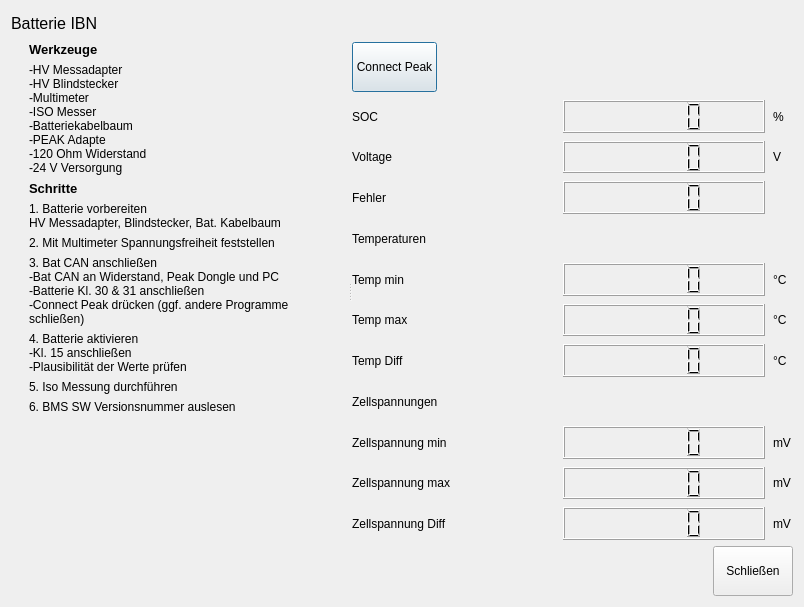
<?xml version="1.0" encoding="UTF-8"?>
<ui version="4.0">
 <class>BatterieIBN</class>
 <widget class="QDialog" name="BatterieIBN">
  <property name="geometry">
   <rect>
    <x>0</x>
    <y>0</y>
    <width>804</width>
    <height>476</height>
   </rect>
  </property>
  <property name="windowTitle">
   <string>Dialog</string>
  </property>
  <layout class="QVBoxLayout" name="verticalLayout_2">
   <item>
    <widget class="QLabel" name="label">
     <property name="minimumSize">
      <size>
       <width>150</width>
       <height>25</height>
      </size>
     </property>
     <property name="maximumSize">
      <size>
       <width>150</width>
       <height>25</height>
      </size>
     </property>
     <property name="font">
      <font>
       <pointsize>12</pointsize>
      </font>
     </property>
     <property name="text">
      <string>Batterie IBN</string>
     </property>
    </widget>
   </item>
   <item>
    <widget class="QSplitter" name="splitter">
     <property name="orientation">
      <enum>Qt::Horizontal</enum>
     </property>
     <widget class="QWidget" name="verticalLayoutWidget">
      <layout class="QVBoxLayout" name="verticalLayout">
       <item>
        <layout class="QGridLayout" name="gridLayout_2">
         <item row="0" column="0">
          <widget class="QLabel" name="label_25">
           <property name="sizePolicy">
            <sizepolicy hsizetype="Minimum" vsizetype="Minimum">
             <horstretch>0</horstretch>
             <verstretch>0</verstretch>
            </sizepolicy>
           </property>
           <property name="minimumSize">
            <size>
             <width>150</width>
             <height>0</height>
            </size>
           </property>
           <property name="maximumSize">
            <size>
             <width>300</width>
             <height>16777215</height>
            </size>
           </property>
           <property name="font">
            <font>
             <pointsize>10</pointsize>
             <weight>75</weight>
             <bold>true</bold>
            </font>
           </property>
           <property name="text">
            <string>Werkzeuge</string>
           </property>
           <property name="wordWrap">
            <bool>true</bool>
           </property>
          </widget>
         </item>
         <item row="1" column="0">
          <widget class="QLabel" name="label_26">
           <property name="sizePolicy">
            <sizepolicy hsizetype="Minimum" vsizetype="Minimum">
             <horstretch>0</horstretch>
             <verstretch>0</verstretch>
            </sizepolicy>
           </property>
           <property name="minimumSize">
            <size>
             <width>150</width>
             <height>0</height>
            </size>
           </property>
           <property name="maximumSize">
            <size>
             <width>300</width>
             <height>16777215</height>
            </size>
           </property>
           <property name="text">
            <string>-HV Messadapter
-HV Blindstecker
-Multimeter
-ISO Messer
-Batteriekabelbaum
-PEAK Adapte
-120 Ohm Widerstand
-24 V Versorgung</string>
           </property>
           <property name="wordWrap">
            <bool>true</bool>
           </property>
          </widget>
         </item>
         <item row="7" column="0">
          <widget class="QLabel" name="label_28">
           <property name="sizePolicy">
            <sizepolicy hsizetype="Minimum" vsizetype="Minimum">
             <horstretch>0</horstretch>
             <verstretch>0</verstretch>
            </sizepolicy>
           </property>
           <property name="minimumSize">
            <size>
             <width>150</width>
             <height>0</height>
            </size>
           </property>
           <property name="maximumSize">
            <size>
             <width>300</width>
             <height>16777215</height>
            </size>
           </property>
           <property name="text">
            <string>5. Iso Messung durchführen</string>
           </property>
           <property name="wordWrap">
            <bool>true</bool>
           </property>
          </widget>
         </item>
         <item row="2" column="0">
          <widget class="QLabel" name="label_21">
           <property name="sizePolicy">
            <sizepolicy hsizetype="Minimum" vsizetype="Minimum">
             <horstretch>0</horstretch>
             <verstretch>0</verstretch>
            </sizepolicy>
           </property>
           <property name="minimumSize">
            <size>
             <width>150</width>
             <height>0</height>
            </size>
           </property>
           <property name="maximumSize">
            <size>
             <width>300</width>
             <height>16777215</height>
            </size>
           </property>
           <property name="font">
            <font>
             <pointsize>10</pointsize>
             <weight>75</weight>
             <bold>true</bold>
            </font>
           </property>
           <property name="text">
            <string>Schritte</string>
           </property>
           <property name="wordWrap">
            <bool>true</bool>
           </property>
          </widget>
         </item>
         <item row="3" column="0">
          <widget class="QLabel" name="label_22">
           <property name="sizePolicy">
            <sizepolicy hsizetype="Minimum" vsizetype="Minimum">
             <horstretch>0</horstretch>
             <verstretch>0</verstretch>
            </sizepolicy>
           </property>
           <property name="minimumSize">
            <size>
             <width>150</width>
             <height>0</height>
            </size>
           </property>
           <property name="maximumSize">
            <size>
             <width>300</width>
             <height>16777215</height>
            </size>
           </property>
           <property name="text">
            <string>1. Batterie vorbereiten
HV Messadapter, Blindstecker, Bat. Kabelbaum</string>
           </property>
           <property name="wordWrap">
            <bool>true</bool>
           </property>
          </widget>
         </item>
         <item row="4" column="0">
          <widget class="QLabel" name="label_24">
           <property name="sizePolicy">
            <sizepolicy hsizetype="Minimum" vsizetype="Minimum">
             <horstretch>0</horstretch>
             <verstretch>0</verstretch>
            </sizepolicy>
           </property>
           <property name="minimumSize">
            <size>
             <width>150</width>
             <height>0</height>
            </size>
           </property>
           <property name="maximumSize">
            <size>
             <width>300</width>
             <height>16777215</height>
            </size>
           </property>
           <property name="text">
            <string>2. Mit Multimeter Spannungsfreiheit feststellen</string>
           </property>
           <property name="wordWrap">
            <bool>true</bool>
           </property>
          </widget>
         </item>
         <item row="9" column="0">
          <spacer name="verticalSpacer">
           <property name="minimumSize">
            <size>
             <width>150</width>
             <height>0</height>
            </size>
           </property>
           <property name="maximumSize">
            <size>
             <width>300</width>
             <height>16777215</height>
            </size>
           </property>
           <property name="orientation">
            <enum>Qt::Vertical</enum>
           </property>
           <property name="sizeHint" stdset="0">
            <size>
             <width>20</width>
             <height>40</height>
            </size>
           </property>
          </spacer>
         </item>
         <item row="5" column="0">
          <widget class="QLabel" name="label_23">
           <property name="sizePolicy">
            <sizepolicy hsizetype="Minimum" vsizetype="Minimum">
             <horstretch>0</horstretch>
             <verstretch>0</verstretch>
            </sizepolicy>
           </property>
           <property name="minimumSize">
            <size>
             <width>150</width>
             <height>0</height>
            </size>
           </property>
           <property name="maximumSize">
            <size>
             <width>300</width>
             <height>16777215</height>
            </size>
           </property>
           <property name="text">
            <string>3. Bat CAN anschließen
-Bat CAN an Widerstand, Peak Dongle und PC
-Batterie Kl. 30 &amp; 31 anschließen
-Connect Peak drücken (ggf. andere Programme schließen)</string>
           </property>
           <property name="wordWrap">
            <bool>true</bool>
           </property>
          </widget>
         </item>
         <item row="6" column="0">
          <widget class="QLabel" name="label_27">
           <property name="sizePolicy">
            <sizepolicy hsizetype="Minimum" vsizetype="Minimum">
             <horstretch>0</horstretch>
             <verstretch>0</verstretch>
            </sizepolicy>
           </property>
           <property name="minimumSize">
            <size>
             <width>150</width>
             <height>0</height>
            </size>
           </property>
           <property name="maximumSize">
            <size>
             <width>300</width>
             <height>16777215</height>
            </size>
           </property>
           <property name="text">
            <string>4. Batterie aktivieren
-Kl. 15 anschließen
-Plausibilität der Werte prüfen</string>
           </property>
           <property name="wordWrap">
            <bool>true</bool>
           </property>
          </widget>
         </item>
         <item row="8" column="0">
          <widget class="QLabel" name="label_29">
           <property name="sizePolicy">
            <sizepolicy hsizetype="Minimum" vsizetype="Minimum">
             <horstretch>0</horstretch>
             <verstretch>0</verstretch>
            </sizepolicy>
           </property>
           <property name="minimumSize">
            <size>
             <width>150</width>
             <height>0</height>
            </size>
           </property>
           <property name="maximumSize">
            <size>
             <width>300</width>
             <height>16777215</height>
            </size>
           </property>
           <property name="text">
            <string>6. BMS SW Versionsnummer auslesen</string>
           </property>
           <property name="wordWrap">
            <bool>true</bool>
           </property>
          </widget>
         </item>
        </layout>
       </item>
      </layout>
     </widget>
     <widget class="QWidget" name="gridLayoutWidget">
      <layout class="QGridLayout" name="gridLayout">
       <property name="sizeConstraint">
        <enum>QLayout::SetMaximumSize</enum>
       </property>
       <property name="spacing">
        <number>8</number>
       </property>
       <item row="9" column="0">
        <widget class="QLabel" name="label_9">
         <property name="text">
          <string>Zellspannung min</string>
         </property>
        </widget>
       </item>
       <item row="11" column="0">
        <widget class="QLabel" name="label_15">
         <property name="text">
          <string>Zellspannung Diff</string>
         </property>
        </widget>
       </item>
       <item row="3" column="0">
        <widget class="QLabel" name="label_11">
         <property name="text">
          <string>Fehler</string>
         </property>
        </widget>
       </item>
       <item row="10" column="0">
        <widget class="QLabel" name="label_10">
         <property name="text">
          <string>Zellspannung max</string>
         </property>
        </widget>
       </item>
       <item row="11" column="1">
        <widget class="QLCDNumber" name="lcdNumber_CellVoltageDiff"/>
       </item>
       <item row="8" column="0">
        <widget class="QLabel" name="label_13">
         <property name="text">
          <string>Zellspannungen</string>
         </property>
        </widget>
       </item>
       <item row="11" column="2">
        <widget class="QLabel" name="label_20">
         <property name="text">
          <string>mV</string>
         </property>
        </widget>
       </item>
       <item row="0" column="0" colspan="3">
        <layout class="QHBoxLayout" name="horizontalLayout_2">
         <item>
          <widget class="QPushButton" name="pushButton_ConnectPEAK">
           <property name="minimumSize">
            <size>
             <width>50</width>
             <height>50</height>
            </size>
           </property>
           <property name="text">
            <string>Connect Peak</string>
           </property>
          </widget>
         </item>
         <item>
          <spacer name="horizontalSpacer_2">
           <property name="orientation">
            <enum>Qt::Horizontal</enum>
           </property>
           <property name="sizeType">
            <enum>QSizePolicy::Expanding</enum>
           </property>
           <property name="sizeHint" stdset="0">
            <size>
             <width>40</width>
             <height>20</height>
            </size>
           </property>
          </spacer>
         </item>
        </layout>
       </item>
       <item row="10" column="2">
        <widget class="QLabel" name="label_19">
         <property name="text">
          <string>mV</string>
         </property>
        </widget>
       </item>
       <item row="2" column="0">
        <widget class="QLabel" name="label_4">
         <property name="text">
          <string>Voltage</string>
         </property>
        </widget>
       </item>
       <item row="1" column="0">
        <widget class="QLabel" name="label_2">
         <property name="text">
          <string>SOC</string>
         </property>
        </widget>
       </item>
       <item row="5" column="2">
        <widget class="QLabel" name="label_7">
         <property name="text">
          <string>°C</string>
         </property>
        </widget>
       </item>
       <item row="7" column="0">
        <widget class="QLabel" name="label_14">
         <property name="text">
          <string>Temp Diff</string>
         </property>
        </widget>
       </item>
       <item row="3" column="1">
        <widget class="QLCDNumber" name="lcdNumber_Fehler"/>
       </item>
       <item row="2" column="1">
        <widget class="QLCDNumber" name="lcdNumber_Voltage"/>
       </item>
       <item row="9" column="2">
        <widget class="QLabel" name="label_18">
         <property name="text">
          <string>mV</string>
         </property>
        </widget>
       </item>
       <item row="1" column="1">
        <widget class="QLCDNumber" name="lcdNumber_SOC"/>
       </item>
       <item row="6" column="0">
        <widget class="QLabel" name="label_8">
         <property name="text">
          <string>Temp max</string>
         </property>
        </widget>
       </item>
       <item row="6" column="2">
        <widget class="QLabel" name="label_16">
         <property name="text">
          <string>°C</string>
         </property>
        </widget>
       </item>
       <item row="5" column="1">
        <widget class="QLCDNumber" name="lcdNumber_TempMin"/>
       </item>
       <item row="7" column="1">
        <widget class="QLCDNumber" name="lcdNumber_TempDiff"/>
       </item>
       <item row="10" column="1">
        <widget class="QLCDNumber" name="lcdNumber_CellVoltageMax"/>
       </item>
       <item row="5" column="0">
        <widget class="QLabel" name="label_6">
         <property name="text">
          <string>Temp min</string>
         </property>
        </widget>
       </item>
       <item row="2" column="2">
        <widget class="QLabel" name="label_5">
         <property name="text">
          <string>V</string>
         </property>
        </widget>
       </item>
       <item row="7" column="2">
        <widget class="QLabel" name="label_17">
         <property name="text">
          <string>°C</string>
         </property>
        </widget>
       </item>
       <item row="1" column="2">
        <widget class="QLabel" name="label_3">
         <property name="maximumSize">
          <size>
           <width>20</width>
           <height>16777215</height>
          </size>
         </property>
         <property name="text">
          <string>%</string>
         </property>
        </widget>
       </item>
       <item row="6" column="1">
        <widget class="QLCDNumber" name="lcdNumber_TempMax"/>
       </item>
       <item row="4" column="0">
        <widget class="QLabel" name="label_12">
         <property name="text">
          <string>Temperaturen</string>
         </property>
        </widget>
       </item>
       <item row="9" column="1">
        <widget class="QLCDNumber" name="lcdNumber_CellVoltageMin"/>
       </item>
      </layout>
     </widget>
    </widget>
   </item>
   <item>
    <layout class="QHBoxLayout" name="horizontalLayout">
     <item>
      <spacer name="horizontalSpacer">
       <property name="orientation">
        <enum>Qt::Horizontal</enum>
       </property>
       <property name="sizeType">
        <enum>QSizePolicy::Expanding</enum>
       </property>
       <property name="sizeHint" stdset="0">
        <size>
         <width>40</width>
         <height>20</height>
        </size>
       </property>
      </spacer>
     </item>
     <item>
      <widget class="QPushButton" name="pushButton_close">
       <property name="minimumSize">
        <size>
         <width>50</width>
         <height>50</height>
        </size>
       </property>
       <property name="text">
        <string>Schließen</string>
       </property>
      </widget>
     </item>
    </layout>
   </item>
  </layout>
 </widget>
 <resources/>
 <connections>
  <connection>
   <sender>pushButton_close</sender>
   <signal>clicked()</signal>
   <receiver>BatterieIBN</receiver>
   <slot>close()</slot>
   <hints>
    <hint type="sourcelabel">
     <x>768</x>
     <y>428</y>
    </hint>
    <hint type="destinationlabel">
     <x>798</x>
     <y>431</y>
    </hint>
   </hints>
  </connection>
 </connections>
</ui>
